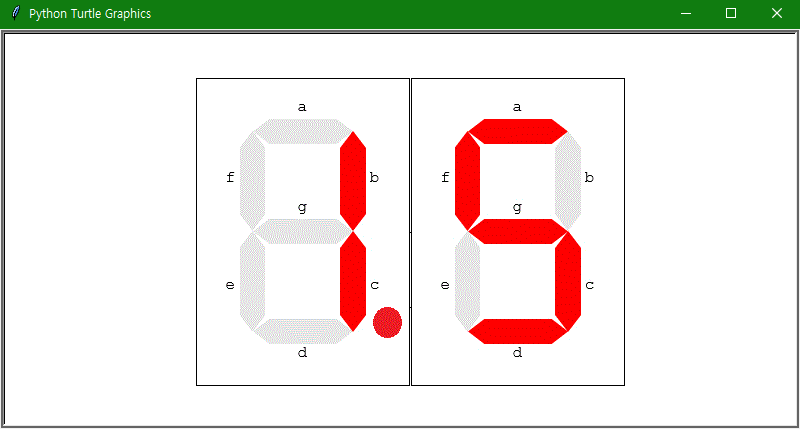

Generate this figure with Python:
import turtle as t
    
seg = ["7s0.gif","7s1.gif","7s2.gif","7s3.gif","7s4.gif","7s5.gif","7s6.gif","7s7.gif","7s8.gif","7s9.gif","7s10.gif"]
dot = "dot.gif"

digit1X= -100
digit2X= 115
digit1Y = 0
digit2Y = 0
isdotted = False

def disp_num(k, x,y):
    t.goto(x,y)
    t.shape(seg[k])
    t.stamp()

def disp_dot():
    t.goto(-15,-90)
    t.shape(dot)
    t.stamp()


def key_0():
    if isdotted:
        disp_num(0,digit2X, digit2Y)

    else:
        disp_num(0,digit1X, digit1Y)

def key_1():
    if isdotted:
        disp_num(1,digit2X, digit2Y)

    else:
        disp_num(1,digit1X, digit1Y)

def key_2():
    if isdotted:
        disp_num(2,digit2X, digit2Y)

    else:
        disp_num(2,digit1X, digit1Y)

def key_3():
    if isdotted:
        disp_num(3,digit2X, digit2Y)

    else:
        disp_num(3,digit1X, digit1Y)

def key_4():
    if isdotted:
        disp_num(4,digit2X, digit2Y)

    else:
        disp_num(4,digit1X, digit1Y)

def key_5():
    if isdotted:
        disp_num(5,digit2X, digit2Y)

    else:
        disp_num(5,digit1X, digit1Y)

def key_6():
    if isdotted:
        disp_num(6,digit2X, digit2Y)
    else:
        disp_num(6,digit1X, digit1Y)

def key_7():
    if isdotted:
        disp_num(7,digit2X, digit2Y)
    else:
        disp_num(7,digit1X, digit1Y)

def key_8():
    if isdotted:
        disp_num(8,digit2X, digit2Y)

    else:
        disp_num(8,digit1X, digit1Y)

def key_9():
    if isdotted:
        disp_num(9,digit2X, digit2Y)

    else:
        disp_num(9,digit1X, digit1Y)

def key_10():
    global isdotted
    disp_num(10,digit2X, digit2Y)
    disp_num(10,digit1X, digit1Y)
    isdotted = False


# 점을 표시하기 위한 함수.
def key_dot():
    global isdotted
    disp_dot()
    isdotted= True
        
        
t.setup(800,400)
s = t.Screen()
t.hideturtle()
t.speed(0)

for i in range(11):
    s.addshape(seg[i])
s.addshape(dot)

disp_num(10, digit1X, digit1Y)
disp_num(10, digit2X, digit2Y)

s.onkey(key_0, "0")
s.onkey(key_1, "1")
s.onkey(key_2, "2")
s.onkey(key_3, "3")
s.onkey(key_4, "4")
s.onkey(key_5, "5")
s.onkey(key_6, "6")
s.onkey(key_7, "7")
s.onkey(key_8, "8")
s.onkey(key_9, "9")
s.onkey(key_10, "r")
s.onkey(key_dot,".")
s.listen()
